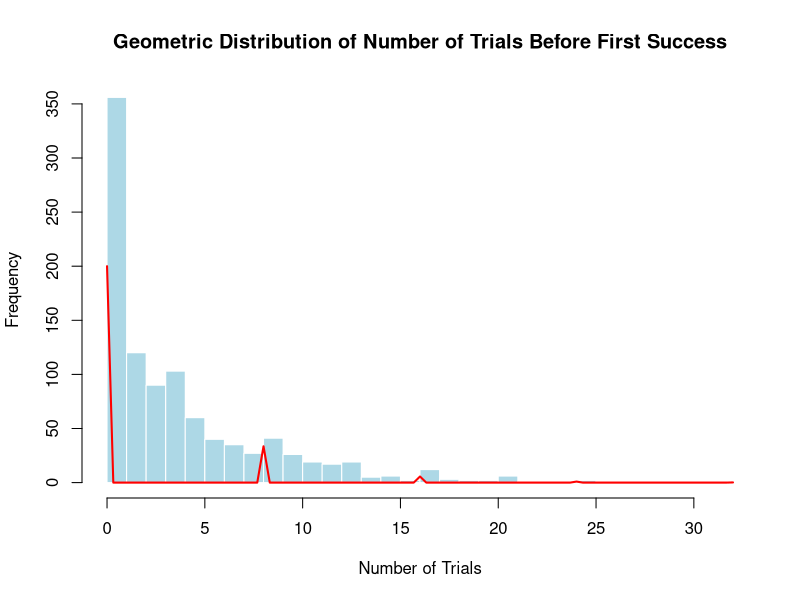

Source code (R):
# Filename: _058_geometric_realworld.R
# Title: Geometric Distribution Example - Number of Trials Before First Success
# Author: Raghava | GitHub: @raghavtwenty
# Date Created: June 24, 2024 | Last Updated: June 24, 2024
# Language: R | Version: 4.4.0

# PROBLEM

# We consider a real-world scenario where we are counting the number of trials
# until the first success in a series of Bernoulli trials with a probability of success of 0.2.


# Parameters for the geometric distribution
prob_success = 0.2  # Probability of success

# Number of samples to generate
num_samples = 1000

# Generate random number of trials using the geometric distribution
num_trials = rgeom(n = num_samples, prob = prob_success)

# Display the first few generated number of trials
print(head(num_trials))

# Plot the histogram of the generated number of trials
hist(num_trials,
    breaks = 30,
    col = "lightblue",
    border = "white",
    main = "Geometric Distribution of Number of Trials Before First Success",
    xlab = "Number of Trials",
    ylab = "Frequency"
)

# Add the theoretical density line
curve(dgeom(x,
    prob = prob_success) * num_samples,
    from = 0, to = max(num_trials),
    add = TRUE,
    col = "red",
    lwd = 2
)
